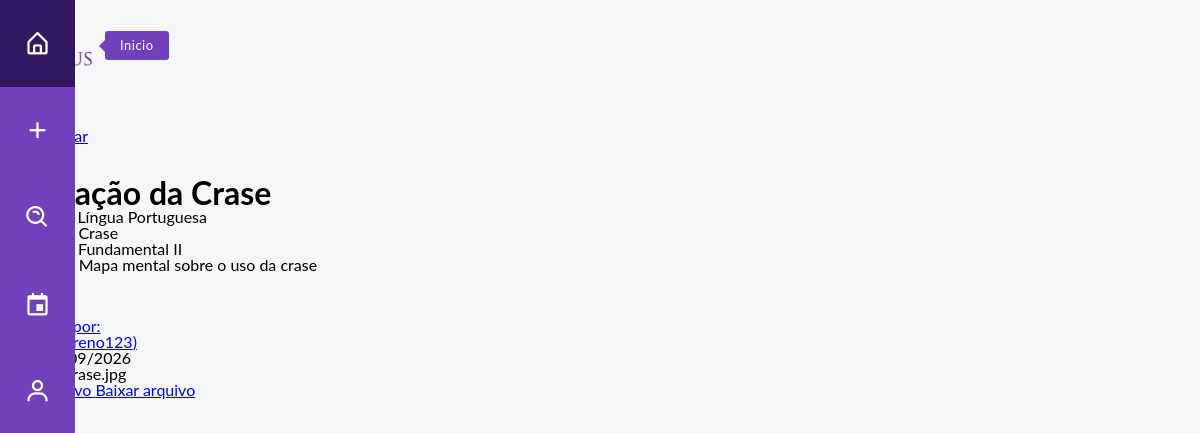
Screenshot of /front/material.php?id=2 with the database file from the repository.
### tables this page shows
CREATE TABLE MATERIAL(
    ID_MATERIAL INT NOT NULL PRIMARY KEY AUTO_INCREMENT,
    COD_USU INT NOT NULL,
    COD_CONTEUDO INT NOT NULL,
    COD_NIVEL INT NOT NULL,
    TITULO_MATERIA VARCHAR(100) NOT NULL,
    CAMINHO_ARQUIVO VARCHAR(255) NOT NULL,
    NOME_ARQUIVO VARCHAR(255) NOT NULL,
    DATA_CAD DATETIME NOT NULL,
    STATUS_MATERIA VARCHAR(10) NOT NULL,
    DESCRICAO_MATERIA VARCHAR(300),

    FOREIGN KEY (COD_USU) REFERENCES USUARIO(ID_USU),
    FOREIGN KEY (COD_CONTEUDO) REFERENCES CONTEUDO(ID_CONTEUDO),
    FOREIGN KEY (COD_NIVEL) REFERENCES NIVEL_ENSINO(ID_NIVEL)
);

CREATE TABLE DISCIPLINA(
    ID_DISCI INT NOT NULL PRIMARY KEY AUTO_INCREMENT,
    NOME_DISCI VARCHAR(30) NOT NULL
);

CREATE TABLE CONTEUDO(
    ID_CONTEUDO INT NOT NULL PRIMARY KEY AUTO_INCREMENT,
    COD_DISCI INT NOT NULL,
    NOME_CONTEUDO VARCHAR(30),

    FOREIGN KEY (COD_DISCI) REFERENCES DISCIPLINA(ID_DISCI)
);

CREATE TABLE NIVEL_ENSINO(
    ID_NIVEL INT NOT NULL PRIMARY KEY AUTO_INCREMENT,
    NOME_NIVEL VARCHAR(30) NOT NULL
);

CREATE TABLE USUARIO(
    ID_USU INT NOT NULL PRIMARY KEY AUTO_INCREMENT,
    NOME_USU VARCHAR(50) NOT NULL,
    EMAIL_USU VARCHAR(60) NOT NULL,
    SENHA_USU VARCHAR(255) NOT NULL,
    USERNAME VARCHAR(20) NOT NULL,
    DESCRICAO_USU VARCHAR(200),
    FOTO_USU VARCHAR(255)
);

### front/material.php (the view, shortened to what this page needs)
<?php
include '../php/conexao.php';
$id_material = $_GET['id'] ?? '';
$sql = "SELECT MATERIAL.*, CONTEUDO.NOME_CONTEUDO, DISCIPLINA.NOME_DISCI,
            NIVEL_ENSINO.NOME_NIVEL, USUARIO.NOME_USU, USUARIO.USERNAME, USUARIO.FOTO_USU
        FROM MATERIAL
        INNER JOIN CONTEUDO ON MATERIAL.COD_CONTEUDO = CONTEUDO.ID_CONTEUDO
        INNER JOIN DISCIPLINA ON CONTEUDO.COD_DISCI = DISCIPLINA.ID_DISCI
        INNER JOIN NIVEL_ENSINO ON MATERIAL.COD_NIVEL = NIVEL_ENSINO.ID_NIVEL
        INNER JOIN USUARIO ON MATERIAL.COD_USU = USUARIO.ID_USU
        WHERE MATERIAL.ID_MATERIAL = ?";
$stmt = $conexao->prepare($sql);
$stmt->bind_param("i", $id_material);
$stmt->execute();
$resultado = $stmt->get_result();
$material = $resultado->fetch_assoc();
$acessoNegado = false;
?>
<!DOCTYPE html>
<html lang="pt-BR">
<head>
    <link rel="stylesheet" href="../css/navbar.css">
    <link href='https://unpkg.com/boxicons@2.1.4/css/boxicons.min.css' rel='stylesheet'>
    <link rel="stylesheet" href="../css/typeahead.css">
</head>
<body>
<nav class="sidebar-navigation">
    <ul>
        <li>
            <a href="../index.php">
                <i class="bx bx-home-alt"></i>
                <span class="tooltip">Inicio</span>
            </a>
        </li>
        <li>
            <a href="criar.php">
                <i class="bx bx-plus"></i>
            </a>
        </li>
        <li>
            <a href="pesquisar.php">
                <i class="bx bx-search-alt"></i>
            </a>
        </li>
        <li>
            <a href="planejamento.php">
                <i class="bx bx-calendar-event"></i>
            </a>
        </li>
        <li>
            <a href="perfil.php">
                <i class="bx bx-user"></i>
            </a>
        </li>
    </ul>
</nav>
<div class="topbar">
    <div class="logo">
    </div>
    <div class="user">
        <?php
        if(empty($_SESSION['id_usuario'])){
            $foto = '../img/user.webp';
            echo "<a href='logar.php'><img src='$foto' class='fotoPerfil'></a>";
            echo "<a href='logar.php'>Entrar</a>";
        }
        ?>
    </div>
</div>
<main class="area-material">
    <a href="javascript:history.back()" class="voltar">
    </a>
    <?php if(!$acessoNegado){ ?>
    <div class="material">
        <h1>
            <?php echo htmlspecialchars($material['TITULO_MATERIA']); ?>
        </h1>
        <p>
            <strong>Disciplina:</strong>
            <?php echo htmlspecialchars($material['NOME_DISCI']); ?>
        </p>
        <p>
            <strong>Conteúdo:</strong>
            <?php echo htmlspecialchars($material['NOME_CONTEUDO']); ?>
        </p>
        <p>
            <strong>Nível:</strong>
            <?php echo htmlspecialchars($material['NOME_NIVEL']); ?>
        </p>
        <?php if(!empty($material['DESCRICAO_MATERIA'])){ ?>
            <p>
                <strong>Descrição:</strong>
                <?php echo htmlspecialchars($material['DESCRICAO_MATERIA']); ?>
            </p>
        <?php } ?>
        <div class="autor-material">
            <a href="perfilUsuario.php?id=<?php echo $material['COD_USU']; ?>">
                <div>
                    <p>Publicado por:</p>
                    <p>
                        (@<?php echo htmlspecialchars($material['USERNAME']); ?>)
                    </p>
                </div>
            </a>
        </div>
        <p>
            <strong>Data:</strong>
            <?php echo date("d/m/Y", strtotime($material['DATA_CAD'])); ?>
        </p>
        <p>
            <strong>Arquivo:</strong>
            <?php echo htmlspecialchars($material['NOME_ARQUIVO']); ?>
        </p>
        <a
            href="../<?php echo htmlspecialchars($material['CAMINHO_ARQUIVO']); ?>"
            target="_blank"
        >
        </a>
        <a
            href="../<?php echo htmlspecialchars($material['CAMINHO_ARQUIVO']); ?>"
            download="<?php echo htmlspecialchars($material['NOME_ARQUIVO']); ?>"
        >
            Baixar arquivo
        </a>
    </div>
    <?php } ?>
</main>
</body>
</html>

### css/navbar.css (style rules this page uses)
.logo { display: flex; justify-content: left; align-items: left; padding: 20px 0; }
* { margin: 0; padding: 0; list-style: none; font-family: 'Lato', sans-serif; line-height: 1; }
body { background-color: #F5F6F8; }
.sidebar-navigation { position: fixed; top: 0; bottom: 0; left: 0; display: block; height: 100vh; min-height: 0; width: 75px; background-color: #7141bb; float: none; z-index: 10; }
.sidebar-navigation ul { text-align: center; color: white; }
.sidebar-navigation ul li { cursor: pointer; transition: all ease-out 120ms; }
.sidebar-navigation ul li a { display: block; width: 100%; padding: 30px 0; color: white; text-decoration: none; }
.sidebar-navigation ul li i { display: block; font-size: 27px; transition: all ease 450ms; }
.sidebar-navigation ul li .tooltip { display: inline-block; position: absolute; background-color: #7141bb; padding: 8px 15px; border-radius: 3px; margin-top: -26px; left: 105px; opacity: 0; visibility: hidden; font-size: 13px; letter-spacing: .5px; }
.sidebar-navigation ul li .tooltip:before { content: ''; display: block; position: absolute; left: -4px; top: 10px; transform: rotate(45deg); width: 10px; height: 10px; background-color: inherit; }

### rows the page displays
material: TITULO_MATERIA "Utilização da Crase", disciplina.NOME_DISCI "Língua Portuguesa", COD_CONTEUDO.NOME_CONTEUDO "Crase", COD_NIVEL.NOME_NIVEL "Ens. Fundamental II", DESCRICAO_MATERIA "Mapa mental sobre o uso da crase", COD_USU.USERNAME "breno123", DATA_CAD "22/09/2026", NOME_ARQUIVO "crase.jpg"
